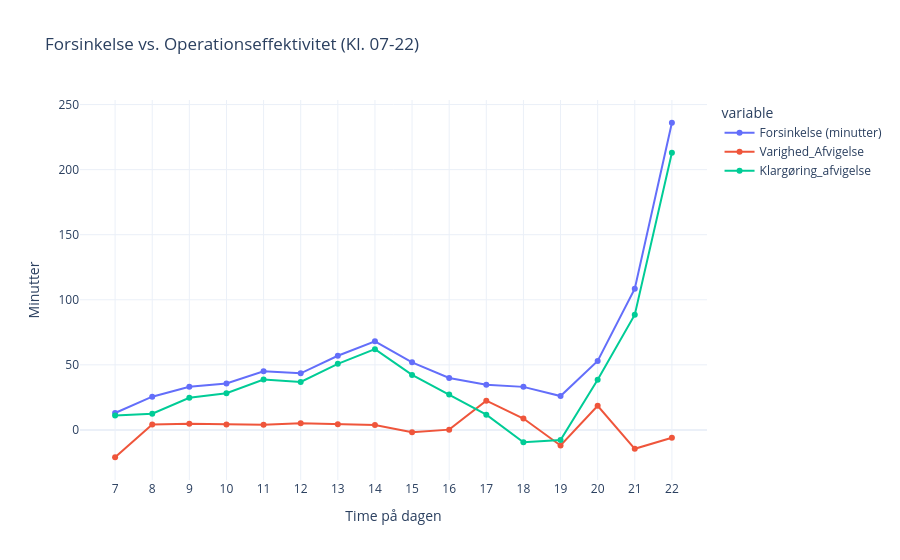

Source (notebook cell):
### Code cell
# timerne fra 7 til og med 22
df_filtered = df_eye[(df_eye['Time'] >= 7) & (df_eye['Time'] <= 22)]

# 2. Lav den gennemsnitlige beregning baseret på det filtrerede data
pivot_data = df_filtered.groupby('Time')[['Forsinkelse (minutter)', 'Varighed_Afvigelse', 'Klargøring_afvigelse']].mean().reset_index()

# 3. Lav plottet
fig = px.line(pivot_data, x='Time', y=['Forsinkelse (minutter)', 'Varighed_Afvigelse', 'Klargøring_afvigelse'],
              title='Forsinkelse vs. Operationseffektivitet (Kl. 07-22)',
              labels={'value': 'Minutter', 'Time': 'Time på dagen'},
              markers=True,
              template="plotly_white")

# Gør x-aksen pænere, så den viser hver time
fig.update_layout(xaxis=dict(tickmode='linear', tick0=7, dtick=1))

fig.show()

### Figure 1 — Plotly figure (JSON) as saved in the notebook; plotly's stock layout.template omitted (floating-point values rounded to 4 significant figures)
{"data": [{"hovertemplate": "variable=Forsinkelse (minutter)<br>Time på dagen=%{x}<br>Minutter=%{y}<extra></extra>", "legendgroup": "Forsinkelse (minutter)", "line": {"color": "#636efa", "dash": "solid"}, "marker": {"symbol": "circle"}, "mode": "lines+markers", "name": "Forsinkelse (minutter)", "orientation": "v", "showlegend": true, "type": "scatter", "x": [7.0, 8.0, 9.0, 10.0, 11.0, 12.0, 13.0, 14.0, 15.0, 16.0, 17.0, 18.0, 19.0, 20.0, 21.0, 22.0], "xaxis": "x", "y": [13.0, 25.53, 33.17, 35.71, 45.02, 43.46, 56.98, 68.05, 51.9, 39.89, 34.73, 33.08, 26.0, 53.0, 108.5, 236.0], "yaxis": "y"}, {"hovertemplate": "variable=Varighed_Afvigelse<br>Time på dagen=%{x}<br>Minutter=%{y}<extra></extra>", "legendgroup": "Varighed_Afvigelse", "line": {"color": "#EF553B", "dash": "solid"}, "marker": {"symbol": "circle"}, "mode": "lines+markers", "name": "Varighed_Afvigelse", "orientation": "v", "showlegend": true, "type": "scatter", "x": [7.0, 8.0, 9.0, 10.0, 11.0, 12.0, 13.0, 14.0, 15.0, 16.0, 17.0, 18.0, 19.0, 20.0, 21.0, 22.0], "xaxis": "x", "y": [-21.0, 4.226, 4.673, 4.198, 3.905, 5.106, 4.415, 3.695, -1.8, 0.2222, 22.45, 8.769, -12.0, 18.5, -14.5, -6.0], "yaxis": "y"}, {"hovertemplate": "variable=Klargøring_afvigelse<br>Time på dagen=%{x}<br>Minutter=%{y}<extra></extra>", "legendgroup": "Klargøring_afvigelse", "line": {"color": "#00cc96", "dash": "solid"}, "marker": {"symbol": "circle"}, "mode": "lines+markers", "name": "Klargøring_afvigelse", "orientation": "v", "showlegend": true, "type": "scatter", "x": [7.0, 8.0, 9.0, 10.0, 11.0, 12.0, 13.0, 14.0, 15.0, 16.0, 17.0, 18.0, 19.0, 20.0, 21.0, 22.0], "xaxis": "x", "y": [11.0, 12.41, 24.74, 28.24, 38.75, 36.85, 50.77, 62.05, 42.25, 27.17, 11.73, -9.538, -7.75, 38.5, 88.5, 213.0], "yaxis": "y"}], "layout": {"legend": {"title": {"text": "variable"}, "tracegroupgap": 0}, "title": {"text": "Forsinkelse vs. Operationseffektivitet (Kl. 07-22)"}, "xaxis": {"anchor": "y", "domain": [0, 1], "dtick": 1, "tick0": 7, "tickmode": "linear", "title": {"text": "Time på dagen"}}, "yaxis": {"anchor": "x", "domain": [0, 1], "title": {"text": "Minutter"}}}}
